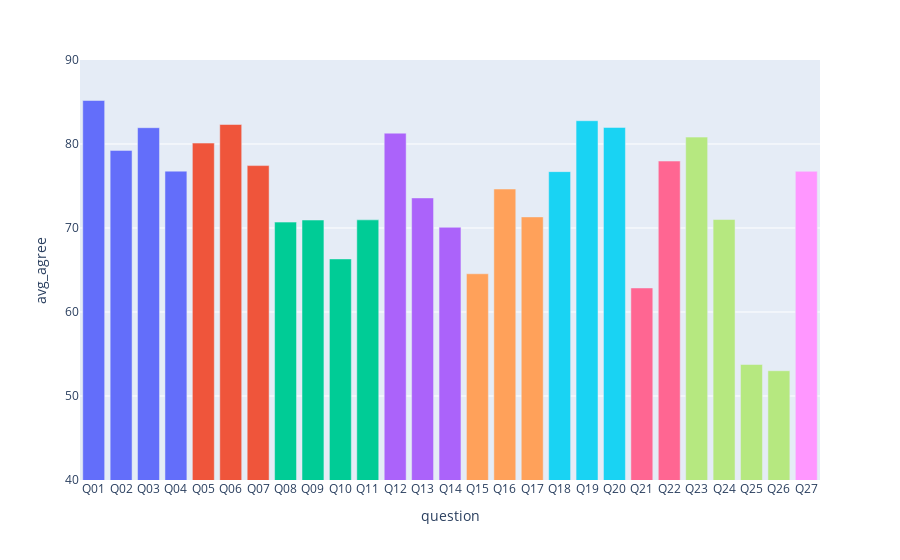

The cell this chart's notebook holds for it:
### Code cell
fig = px.bar(avg_qn_agree,
             x='question',
             y='avg_agree',
             color='question_group')
fig.update_yaxes(range=[40, 90])
fig.update_layout(showlegend=False)
fig.show()

### Figure 1 — Plotly figure (JSON) as saved in the notebook; plotly's stock layout.template omitted (floating-point values rounded to 4 significant figures)
{"data": [{"alignmentgroup": "True", "hovertemplate": "question_group=Teaching<br>question=%{x}<br>avg_agree=%{y}<extra></extra>", "legendgroup": "Teaching", "marker": {"color": "#636efa", "pattern": {"shape": ""}}, "name": "Teaching", "offsetgroup": "Teaching", "orientation": "v", "showlegend": true, "textposition": "auto", "type": "bar", "x": ["Q01", "Q02", "Q03", "Q04"], "xaxis": "x", "y": [85.18, 79.24, 81.94, 76.77], "yaxis": "y"}, {"alignmentgroup": "True", "hovertemplate": "question_group=Learning<br>question=%{x}<br>avg_agree=%{y}<extra></extra>", "legendgroup": "Learning", "marker": {"color": "#EF553B", "pattern": {"shape": ""}}, "name": "Learning", "offsetgroup": "Learning", "orientation": "v", "showlegend": true, "textposition": "auto", "type": "bar", "x": ["Q05", "Q06", "Q07"], "xaxis": "x", "y": [80.11, 82.32, 77.43], "yaxis": "y"}, {"alignmentgroup": "True", "hovertemplate": "question_group=Assessment<br>question=%{x}<br>avg_agree=%{y}<extra></extra>", "legendgroup": "Assessment", "marker": {"color": "#00cc96", "pattern": {"shape": ""}}, "name": "Assessment", "offsetgroup": "Assessment", "orientation": "v", "showlegend": true, "textposition": "auto", "type": "bar", "x": ["Q08", "Q09", "Q10", "Q11"], "xaxis": "x", "y": [70.7, 70.95, 66.32, 70.97], "yaxis": "y"}, {"alignmentgroup": "True", "hovertemplate": "question_group=Support<br>question=%{x}<br>avg_agree=%{y}<extra></extra>", "legendgroup": "Support", "marker": {"color": "#ab63fa", "pattern": {"shape": ""}}, "name": "Support", "offsetgroup": "Support", "orientation": "v", "showlegend": true, "textposition": "auto", "type": "bar", "x": ["Q12", "Q13", "Q14"], "xaxis": "x", "y": [81.29, 73.58, 70.09], "yaxis": "y"}, {"alignmentgroup": "True", "hovertemplate": "question_group=Organisation<br>question=%{x}<br>avg_agree=%{y}<extra></extra>", "legendgroup": "Organisation", "marker": {"color": "#FFA15A", "pattern": {"shape": ""}}, "name": "Organisation", "offsetgroup": "Organisation", "orientation": "v", "showlegend": true, "textposition": "auto", "type": "bar", "x": ["Q15", "Q16", "Q17"], "xaxis": "x", "y": [64.55, 74.64, 71.32], "yaxis": "y"}, {"alignmentgroup": "True", "hovertemplate": "question_group=Resources<br>question=%{x}<br>avg_agree=%{y}<extra></extra>", "legendgroup": "Resources", "marker": {"color": "#19d3f3", "pattern": {"shape": ""}}, "name": "Resources", "offsetgroup": "Resources", "orientation": "v", "showlegend": true, "textposition": "auto", "type": "bar", "x": ["Q18", "Q19", "Q20"], "xaxis": "x", "y": [76.71, 82.77, 81.97], "yaxis": "y"}, {"alignmentgroup": "True", "hovertemplate": "question_group=Community<br>question=%{x}<br>avg_agree=%{y}<extra></extra>", "legendgroup": "Community", "marker": {"color": "#FF6692", "pattern": {"shape": ""}}, "name": "Community", "offsetgroup": "Community", "orientation": "v", "showlegend": true, "textposition": "auto", "type": "bar", "x": ["Q21", "Q22"], "xaxis": "x", "y": [62.86, 77.97], "yaxis": "y"}, {"alignmentgroup": "True", "hovertemplate": "question_group=Voice<br>question=%{x}<br>avg_agree=%{y}<extra></extra>", "legendgroup": "Voice", "marker": {"color": "#B6E880", "pattern": {"shape": ""}}, "name": "Voice", "offsetgroup": "Voice", "orientation": "v", "showlegend": true, "textposition": "auto", "type": "bar", "x": ["Q23", "Q24", "Q25", "Q26"], "xaxis": "x", "y": [80.82, 71.01, 53.75, 53.01], "yaxis": "y"}, {"alignmentgroup": "True", "hovertemplate": "question_group=Overall<br>question=%{x}<br>avg_agree=%{y}<extra></extra>", "legendgroup": "Overall", "marker": {"color": "#FF97FF", "pattern": {"shape": ""}}, "name": "Overall", "offsetgroup": "Overall", "orientation": "v", "showlegend": true, "textposition": "auto", "type": "bar", "x": ["Q27"], "xaxis": "x", "y": [76.75], "yaxis": "y"}], "layout": {"barmode": "relative", "legend": {"title": {"text": "question_group"}, "tracegroupgap": 0}, "margin": {"t": 60}, "showlegend": false, "xaxis": {"anchor": "y", "domain": [0, 1], "title": {"text": "question"}}, "yaxis": {"anchor": "x", "domain": [0, 1], "range": [40, 90], "title": {"text": "avg_agree"}}}}
